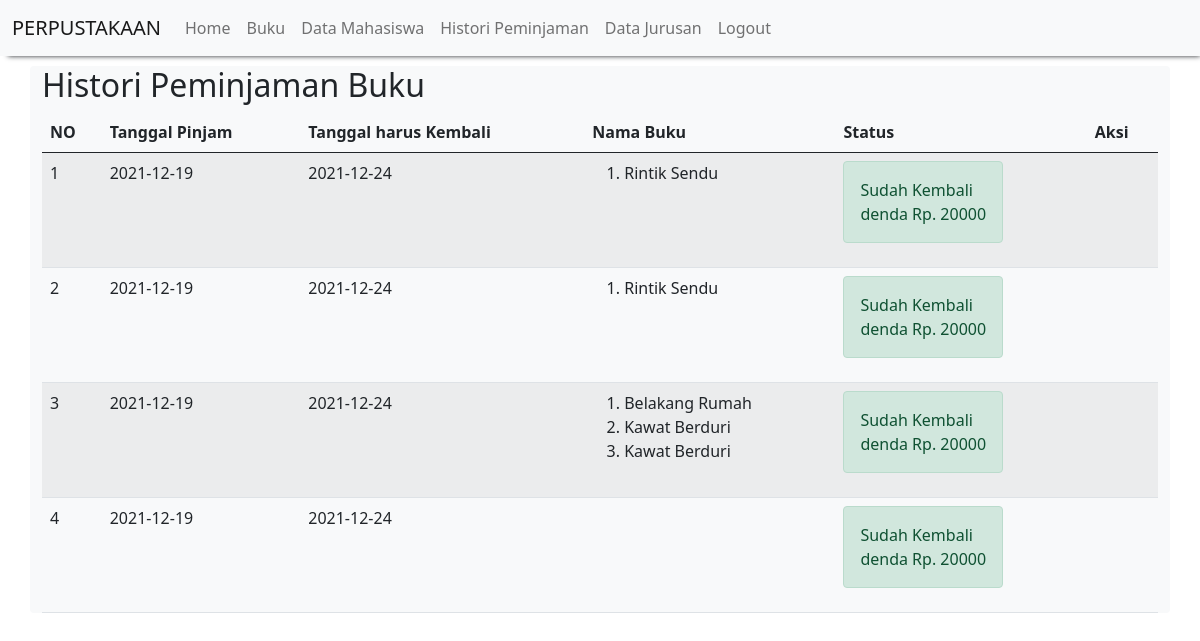
Screenshot of /histori_peminjaman.php (signed in) with the database file from the repository.
### tables this page shows
CREATE TABLE `peminjaman_buku` (
  `id_peminjaman_buku` int(11) NOT NULL,
  `tanggal_pinjam` date NOT NULL,
  `id_mhs` int(11) NOT NULL,
  `tanggal_kembali` date NOT NULL
);

CREATE TABLE `detail_peminjaman_buku` (
  `id_detail_peminjaman_buku` int(11) NOT NULL,
  `id_peminjaman_buku` int(11) NOT NULL,
  `id_buku` int(11) NOT NULL,
  `qty` int(11) NOT NULL
);

CREATE TABLE `buku` (
  `id_buku` int(10) NOT NULL,
  `judul_buku` varchar(20) NOT NULL,
  `Pengarang` varchar(20) NOT NULL
);

CREATE TABLE `pengembalian_buku` (
  `id_pengembalian_buku` int(11) NOT NULL,
  `id_peminjaman_buku` int(11) NOT NULL,
  `tanggal_pengembalian` date NOT NULL,
  `denda` int(11) NOT NULL
);

### histori_peminjaman.php (the view)
<?php
	include "header.php";
?>
<h2>Histori Peminjaman Buku</h2>
<table class="table table-hover table-striped">
	<thead>
		<th>NO</th><th>Tanggal Pinjam</th><th>Tanggal harus Kembali</th><th>Nama Buku</th><th>Status</th><th>Aksi</th>
	</thead>
	<tbody>
		<?php
		include "koneksi.php";
		$qry_histori=mysqli_query($conn,"select * from peminjaman_buku order by id_peminjaman_buku desc");
		$no=0;
		while ($dt_histori=mysqli_fetch_array($qry_histori)) {
			$no++;
			$buku_dipinjam="<ol>";
			$qry_buku=mysqli_query($conn,"select * from detail_peminjaman_buku join buku on buku.id_buku=detail_peminjaman_buku.id_buku where id_peminjaman_buku = '".$dt_histori['id_peminjaman_buku']."'");
			while ($dt_buku=mysqli_fetch_array($qry_buku)) {
				$buku_dipinjam.="<li>".$dt_buku['judul_buku']."</li>";
			}
			$buku_dipinjam.="</ol>";
			$qry_cek_kembali=mysqli_query($conn,"select * from pengembalian_buku where id_peminjaman_buku = '".$dt_histori['id_peminjaman_buku']."'");
			if (mysqli_num_rows($qry_cek_kembali)>0) {
				$dt_kembali=mysqli_fetch_array($qry_cek_kembali);
				$denda="denda Rp. ".$dt_kembali['denda'];
				$status_kembali="<label class='alert alert-success'>Sudah Kembali <br>".$denda."</label>";
				$button_kembali="";
			} else {
				$status_kembali="<label class='alert alert-danger'>Belum kembali</label>";
				$button_kembali="<a href='pengembalian.php?id=".$dt_histori['id_peminjaman_buku']."'class='btn btn-warning' onclick='return confirm(\"Yakin ingin mengembalikan?\")'>Kembalikan</a>";
			}
		?>
			<tr>
				<td><?=$no?></td><td><?=$dt_histori['tanggal_pinjam']?></td><td><?=$dt_histori['tanggal_kembali']?></td><td><?=$buku_dipinjam?></td><td><?=$status_kembali?></td><td><?=$button_kembali?></td>
			</tr>
		<?php
		}
		?>
	</tbody>
</table>
<?php
	include "footer.php";
?>

### rows the page displays
peminjaman_buku: tanggal_pinjam "2021-12-19", tanggal_kembali "2021-12-24", pengembalian_buku.denda "denda Rp. 20000"
detail_peminjaman_buku: id_buku.judul_buku "Rintik Sendu"
peminjaman_buku: tanggal_pinjam "2021-12-19", tanggal_kembali "2021-12-24", pengembalian_buku.denda "denda Rp. 20000"
detail_peminjaman_buku: id_buku.judul_buku "Rintik Sendu"
peminjaman_buku: tanggal_pinjam "2021-12-19", tanggal_kembali "2021-12-24", pengembalian_buku.denda "denda Rp. 20000"
detail_peminjaman_buku: id_buku.judul_buku "Belakang Rumah"
detail_peminjaman_buku: id_buku.judul_buku "Kawat Berduri"
detail_peminjaman_buku: id_buku.judul_buku "Kawat Berduri"
peminjaman_buku: tanggal_pinjam "2021-12-19", tanggal_kembali "2021-12-24", pengembalian_buku.denda "denda Rp. 20000"
